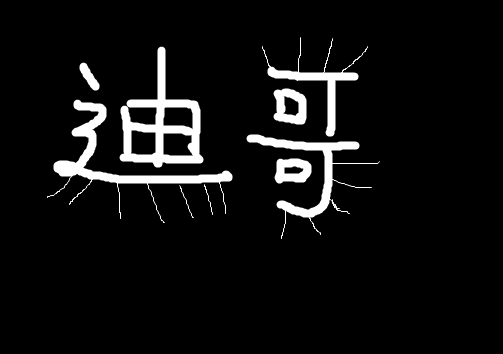
#> input picture 学习第三方包/opencv图像处理/pictures/05_Dige.png, 503 x 354 px
$ python 'Canny边缘检测.py'
#> lines starting #> are read from the running program, lines starting #| are printed output that depends on the picture; after the words box and inside, x2 and y2 are one past the last pixel; in counts of white or black regions, pixels touching at a corner belong together
# -*- coding: utf-8 -*-
# @Time    : 2023/5/3 12:14
# @Author  : hejinhu
import cv2  # opencv的缩写为cv2
import numpy as np  # numpy数值计算工具包

"""
① Canny边缘检测流程：

   使用高斯滤波器，以平滑图像，滤除噪声。

   计算图像中每个像素点的梯度强度和方向。

   应用非极大值（Non-Maximum Suppression）抑制，以消除边缘检测带来的杂散响应。

   应用双阈值（Double-Threshold）检测来确定真实的和潜在的边缘。

   通过抑制孤立的弱边缘最终完成边缘检测。
"""

img = cv2.imread('pictures/05_Dige.png', cv2.IMREAD_GRAYSCALE)
#> img is the input picture: shape (354, 503); min 0, max 255, mean 15.9

v1 = cv2.Canny(img, 80, 150)  # 第二个参数为minVal，第三个参数为maxVal
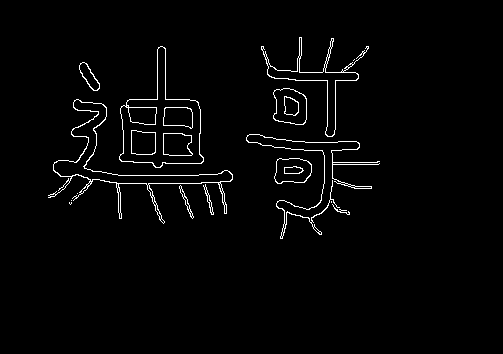
#> v1: shape (354, 503); 2.1% white in thin lines or dots, all inside (x1, y1, x2, y2) = (48, 37, 380, 239)
v2 = cv2.Canny(img, 50, 100)

res = np.hstack((v1, v2))
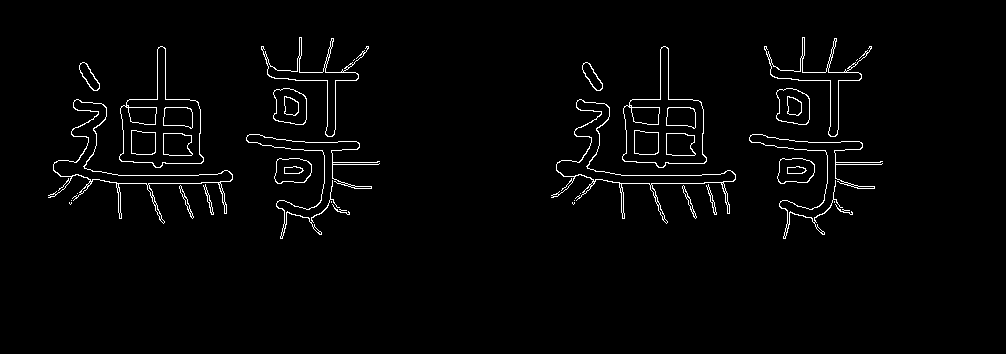
#> res: shape (354, 1006); 2.1% white in thin lines or dots, all inside (x1, y1, x2, y2) = (48, 37, 883, 239)
cv2.imshow("aaa", res)
cv2.waitKey()
cv2.destroyAllWindows()

$ run again, with 学习第三方包/opencv图像处理/pictures/06_pie.png copied over 学习第三方包/opencv图像处理/pictures/05_Dige.png
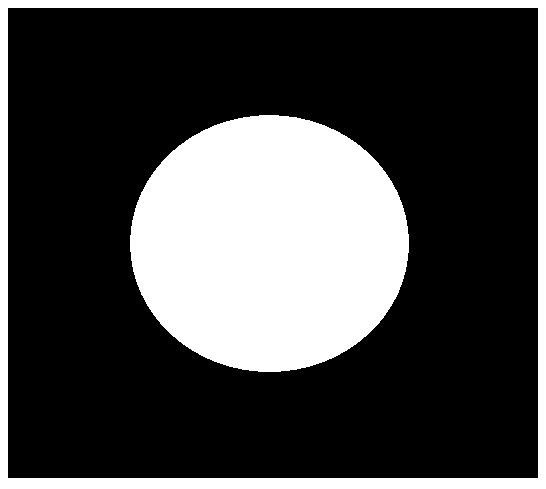
#> input picture 学习第三方包/opencv图像处理/pictures/06_pie.png, 546 x 489 px
#> img: shape (489, 546); 27.8% white; 2 white regions, box (x1, y1, x2, y2) and area: (130, 115, 409, 372) 56244, (0, 0, 546, 489) 17894
#> `v1 = cv2.Canny(img, 80, 150)`:
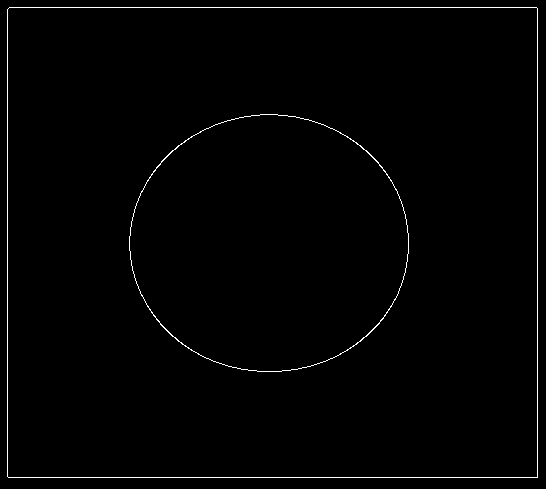
#> v1: shape (489, 546); 1.1% white in thin lines or dots
#> `res = np.hstack((v1, v2))`:
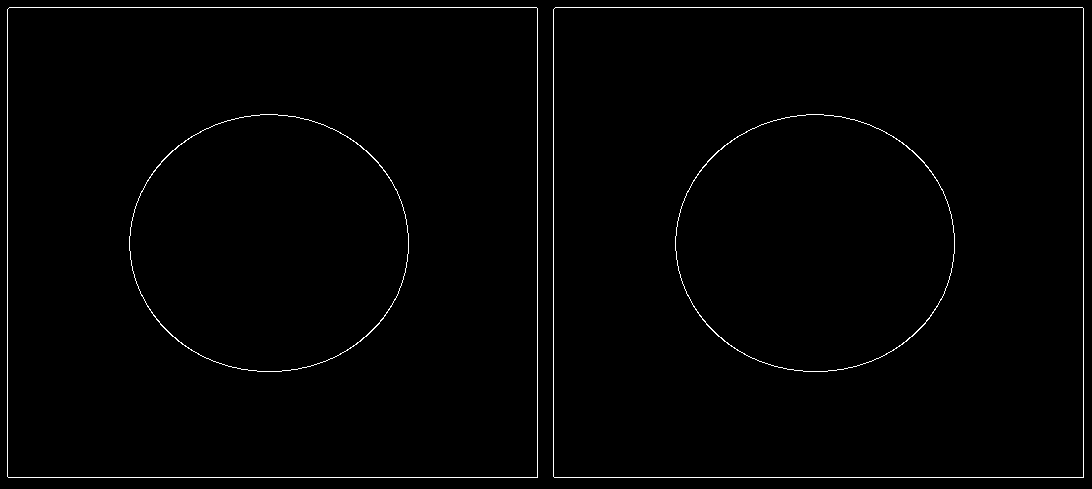
#> res: shape (489, 1092); 1.1% white in thin lines or dots
